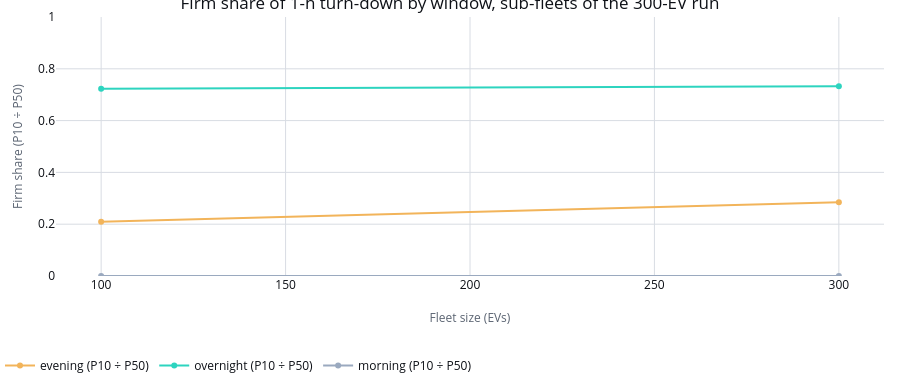

Notebook code for this chart:
### Markdown cell above
The intraday line (b) is scored on the half-hours from the intraday decision onwards only, so its
points may not be on the same rows as the others (while the decision time is the evening
window's start they are). The raw variants (c) and (c′) are in the section 5 table.

## 8. Firm share against fleet size

`firm_share = P10 ÷ P50` of the fleet deliverable across weeks (§10.2c): the share of the typical
deliverable that nine weeks in ten can count on. `firm_share_by_fleet_size` computes it for
sub-fleets of the run (the first `n` EVs, each of 100, 300, 1,000, 3,000 up to the fleet size),
at no extra simulation cost. Independent EVs would push the firm share towards 1 as the fleet
grows; the shared day and week plug-in factors, weather and maker outages keep it below 1. At the
default 300 EVs the frame has two fleet sizes, 100 and 300; set `SECOND_FLEET_VEHICLE_COUNT` in
"Try it" for a larger run (a larger `N` is a new run, contract §10.6b).

### Code cell
fleet_curve = pd.concat(
    [
        result.firm_share_by_fleet_size.assign(run_vehicles=result.vehicle_count)
        for result in runs.values()
    ],
    ignore_index=True,
)
fleet_curve = fleet_curve.loc[
    (fleet_curve["direction"] == TARGET_DIRECTION)
    & (fleet_curve["duration_hours"] == TARGET_DURATION_HOURS)
]
# The largest run's own curve: every sub-fleet shares that run's weeks (paired), so its points
# differ only in fleet size.
largest_curve = fleet_curve.loc[fleet_curve["run_vehicles"] == max(runs)].sort_values(
    ["window", "fleet_size"]
)

fleet_figure = go.Figure()
for window, colour in zip(
    PRODUCT_WINDOWS,
    (SERIES_COLOURS["difference"], SERIES_COLOURS["selected"], SERIES_COLOURS["normal"]),
):
    window_rows = largest_curve.loc[largest_curve["window"] == window]
    fleet_figure.add_trace(
        go.Scatter(
            x=window_rows["fleet_size"],
            y=window_rows["firm_share"],
            mode="lines+markers",
            line={"color": colour},
            name=f"{window} (P10 ÷ P50)",
        )
    )
fleet_figure.update_layout(
    title=f"Firm share of 1-h turn-down by window, sub-fleets of the {max(runs)}-EV run",
    xaxis_title="Fleet size (EVs)",
    yaxis_title="Firm share (P10 ÷ P50)",
    yaxis_range=[0, 1],
)
apply_notebook_style(fleet_figure, height=380)
fleet_figure.show()
fleet_curve[
    [
        "run_vehicles",
        "fleet_size",
        "window",
        "p10_kw",
        "p50_kw",
        "firm_share",
        "implied_rho",
        "n_eff",
    ]
].round(3)

### Figure 1 — Plotly figure (JSON) as saved in the notebook; plotly's stock layout.template omitted (floating-point values rounded to 4 significant figures)
{"data": [{"line": {"color": "#F2B45A"}, "mode": "lines+markers", "name": "evening (P10 ÷ P50)", "x": [100, 300], "y": [0.2097, 0.2851], "type": "scatter"}, {"line": {"color": "#2DD4BF"}, "mode": "lines+markers", "name": "overnight (P10 ÷ P50)", "x": [100, 300], "y": [0.7225, 0.7325], "type": "scatter"}, {"line": {"color": "#9AA9BF"}, "mode": "lines+markers", "name": "morning (P10 ÷ P50)", "x": [100, 300], "y": [0.0, 0.0], "type": "scatter"}], "layout": {"yaxis": {"title": {"text": "Firm share (P10 ÷ P50)"}, "range": [0, 1]}, "title": {"text": "Firm share of 1-h turn-down by window, sub-fleets of the 300-EV run"}, "xaxis": {"title": {"text": "Fleet size (EVs)"}}, "margin": {"b": 104}, "height": 380, "paper_bgcolor": "#FFFFFF", "plot_bgcolor": "#FFFFFF"}}
